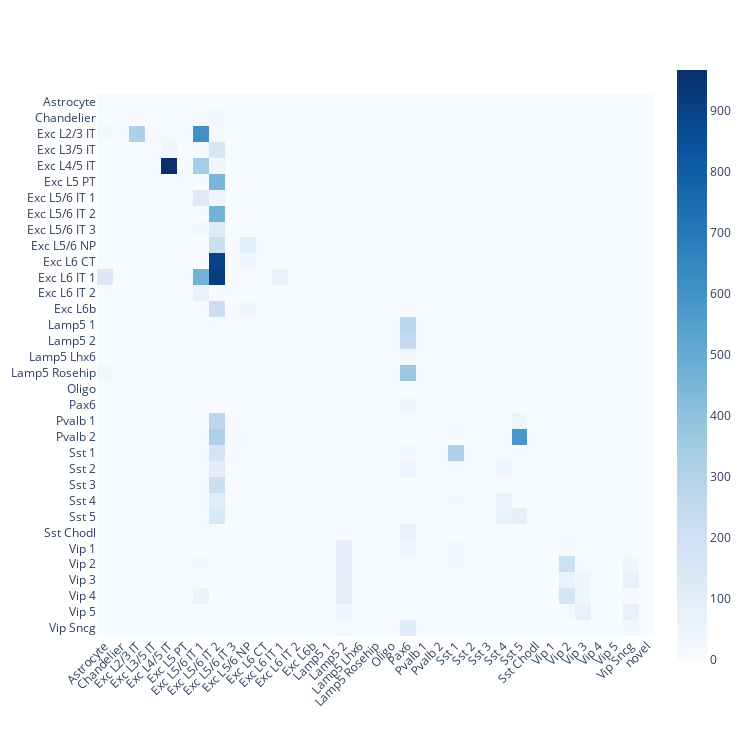
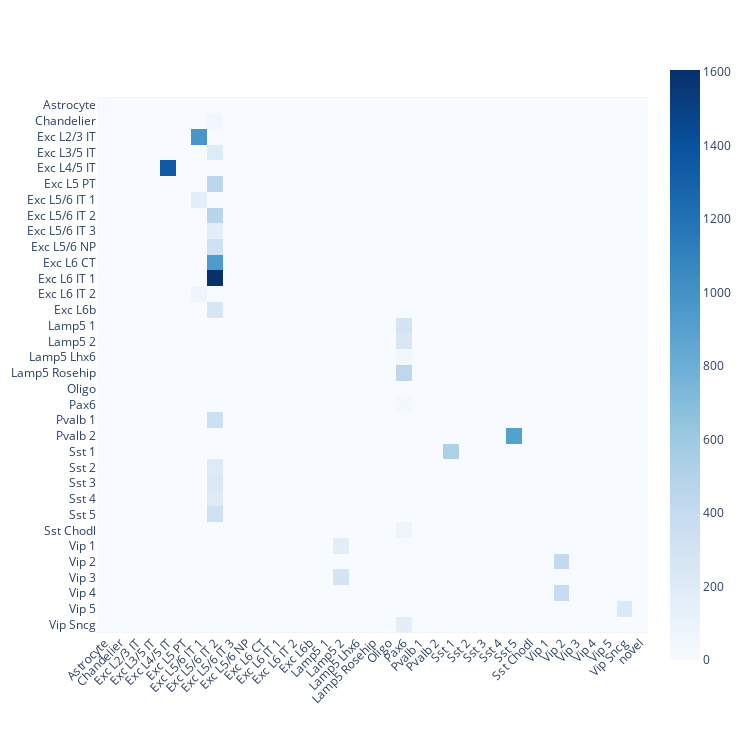

Here is the notebook cell these charts were saved with, in order:
### Code cell
# sample run on Allen-Brain datasets 

# load datasets
q = sc.read_h5ad('../data/VISp.h5ad')
ref = sc.read_h5ad('../data/MTG.h5ad')

# run the method
m = SCANVI()
m.fit(ref, 'labels34')
m.predict(q, 'labels34')

# evaluate the predictions
acc, cfmatrix, q_labels, ref_labels = eval_preds(q, ref, 'labels34', 'labels34', 'SCANVI')
print(f"[*] accuracy: {acc:.4f}")
plot_cfmatrix(cfmatrix, q_labels, ref_labels)

# evaluate the MV predictions
acc, cfmatrix, q_labels, ref_labels = eval_preds(q, ref, 'labels34', 'labels34', 'mv-SCANVI')
print(f"[*] accuracy: {acc:.4f}")
plot_cfmatrix(cfmatrix, q_labels, ref_labels)

### Figure 1 — Plotly figure (JSON) as saved in the notebook; plotly's stock layout.template omitted (floating-point values rounded to 4 significant figures; data arrays with more than 128 entries replaced by an {"elided": "..."} marker saying what was removed)
{"data": [{"coloraxis": "coloraxis", "hovertemplate": "x: %{x}<br>y: %{y}<br>color: %{z}<extra></extra>", "name": "0", "type": "heatmap", "x": ["Astrocyte", "Chandelier", "Exc L2/3 IT", "Exc L3/5 IT", "Exc L4/5 IT", "Exc L5 PT", "Exc L5/6 IT 1", "Exc L5/6 IT 2", "Exc L5/6 IT 3", "Exc L5/6 NP", "Exc L6 CT", "Exc L6 IT 1", "Exc L6 IT 2", "Exc L6b", "Lamp5 1", "Lamp5 2", "Lamp5 Lhx6", "Lamp5 Rosehip", "Oligo", "Pax6", "Pvalb 1", "Pvalb 2", "Sst 1", "Sst 2", "Sst 3", "Sst 4", "Sst 5", "Sst Chodl", "Vip 1", "Vip 2", "Vip 3", "Vip 4", "Vip 5", "Vip Sncg", "novel"], "xaxis": "x", "y": ["Astrocyte", "Chandelier", "Exc L2/3 IT", "Exc L3/5 IT", "Exc L4/5 IT", "Exc L5 PT", "Exc L5/6 IT 1", "Exc L5/6 IT 2", "Exc L5/6 IT 3", "Exc L5/6 NP", "Exc L6 CT", "Exc L6 IT 1", "Exc L6 IT 2", "Exc L6b", "Lamp5 1", "Lamp5 2", "Lamp5 Lhx6", "Lamp5 Rosehip", "Oligo", "Pax6", "Pvalb 1", "Pvalb 2", "Sst 1", "Sst 2", "Sst 3", "Sst 4", "Sst 5", "Sst Chodl", "Vip 1", "Vip 2", "Vip 3", "Vip 4", "Vip 5", "Vip Sncg"], "yaxis": "y", "z": {"elided": "34x35 int values"}}], "layout": {"coloraxis": {"colorscale": [[0, "rgb(247,251,255)"], [0.125, "rgb(222,235,247)"], [0.25, "rgb(198,219,239)"], [0.375, "rgb(158,202,225)"], [0.5, "rgb(107,174,214)"], [0.625, "rgb(66,146,198)"], [0.75, "rgb(33,113,181)"], [0.875, "rgb(8,81,156)"], [1, "rgb(8,48,107)"]]}, "height": 750, "margin": {"t": 60}, "width": 750, "xaxis": {"anchor": "y", "constrain": "domain", "domain": [0, 1], "dtick": 1, "scaleanchor": "y", "tickangle": -45}, "yaxis": {"anchor": "x", "autorange": "reversed", "constrain": "domain", "domain": [0, 1], "dtick": 1}}}

### Figure 2 — Plotly figure (JSON) as saved in the notebook; plotly's stock layout.template omitted (floating-point values rounded to 4 significant figures; data arrays with more than 128 entries replaced by an {"elided": "..."} marker saying what was removed)
{"data": [{"coloraxis": "coloraxis", "hovertemplate": "x: %{x}<br>y: %{y}<br>color: %{z}<extra></extra>", "name": "0", "type": "heatmap", "x": ["Astrocyte", "Chandelier", "Exc L2/3 IT", "Exc L3/5 IT", "Exc L4/5 IT", "Exc L5 PT", "Exc L5/6 IT 1", "Exc L5/6 IT 2", "Exc L5/6 IT 3", "Exc L5/6 NP", "Exc L6 CT", "Exc L6 IT 1", "Exc L6 IT 2", "Exc L6b", "Lamp5 1", "Lamp5 2", "Lamp5 Lhx6", "Lamp5 Rosehip", "Oligo", "Pax6", "Pvalb 1", "Pvalb 2", "Sst 1", "Sst 2", "Sst 3", "Sst 4", "Sst 5", "Sst Chodl", "Vip 1", "Vip 2", "Vip 3", "Vip 4", "Vip 5", "Vip Sncg", "novel"], "xaxis": "x", "y": ["Astrocyte", "Chandelier", "Exc L2/3 IT", "Exc L3/5 IT", "Exc L4/5 IT", "Exc L5 PT", "Exc L5/6 IT 1", "Exc L5/6 IT 2", "Exc L5/6 IT 3", "Exc L5/6 NP", "Exc L6 CT", "Exc L6 IT 1", "Exc L6 IT 2", "Exc L6b", "Lamp5 1", "Lamp5 2", "Lamp5 Lhx6", "Lamp5 Rosehip", "Oligo", "Pax6", "Pvalb 1", "Pvalb 2", "Sst 1", "Sst 2", "Sst 3", "Sst 4", "Sst 5", "Sst Chodl", "Vip 1", "Vip 2", "Vip 3", "Vip 4", "Vip 5", "Vip Sncg"], "yaxis": "y", "z": {"elided": "34x35 int values"}}], "layout": {"coloraxis": {"colorscale": [[0, "rgb(247,251,255)"], [0.125, "rgb(222,235,247)"], [0.25, "rgb(198,219,239)"], [0.375, "rgb(158,202,225)"], [0.5, "rgb(107,174,214)"], [0.625, "rgb(66,146,198)"], [0.75, "rgb(33,113,181)"], [0.875, "rgb(8,81,156)"], [1, "rgb(8,48,107)"]]}, "height": 750, "margin": {"t": 60}, "width": 750, "xaxis": {"anchor": "y", "constrain": "domain", "domain": [0, 1], "dtick": 1, "scaleanchor": "y", "tickangle": -45}, "yaxis": {"anchor": "x", "autorange": "reversed", "constrain": "domain", "domain": [0, 1], "dtick": 1}}}
